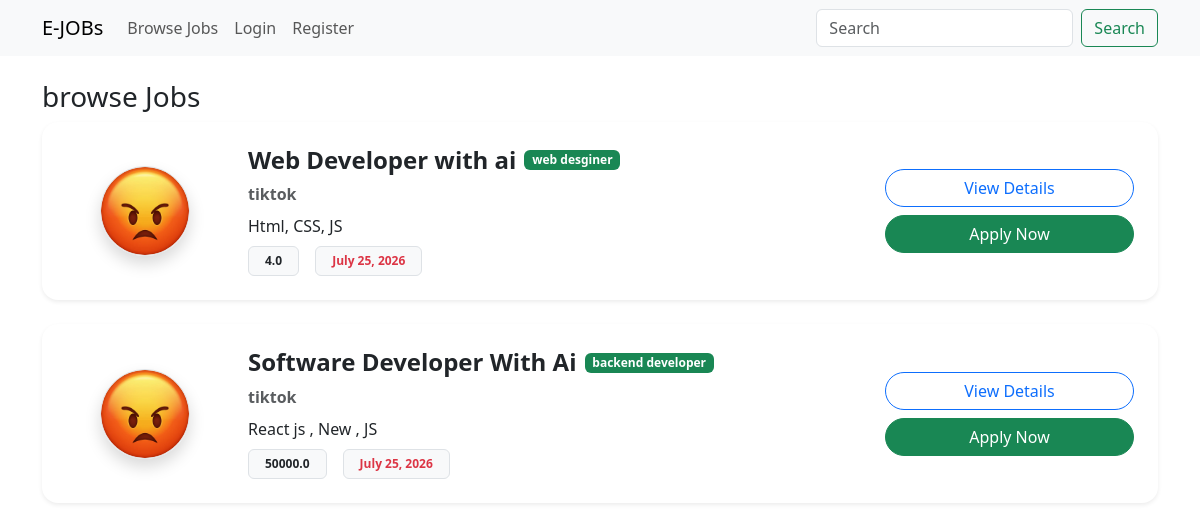
Screenshot of /browse-job/ with the database file from the repository.
### jobportal/models.py (models this page shows, shortened)
class JobPostModel(models.Model):
    posted_by = models.ForeignKey(
        RecruiterProfileModel,
        on_delete=models.CASCADE,
        related_name='job_post_info',
        null=True
    )
    title = models.CharField(max_length=200, null=True)
    number_of_openings = models.PositiveIntegerField(null=True)
    category = models.ForeignKey(
        CategoryModel,
        on_delete=models.CASCADE,
        null=True
    )
    description = models.TextField(null=True)
    skills_set = models.TextField(null=True)
    deadline = models.DateField(null=True)
    salary = models.FloatField(null=True)
    created_at = models.DateField(auto_now_add=True, null=True)
    updated_at = models.DateField(auto_now=True, null=True)

class RecruiterProfileModel(models.Model):
    recruiter = models.OneToOneField(
        User,
        on_delete=models.CASCADE,
        related_name='recruiter_profile',
        null=True
    )
    company_name = models.CharField(max_length=200, null=True)
    address = models.TextField(null=True)
    contact = models.CharField(max_length=20, null=True)
    logo = models.ImageField(upload_to='company_logo', null=True)
    created_at = models.DateField(auto_now_add=True, null=True)
    updated_at = models.DateField(auto_now=True, null=True)

class CategoryModel(models.Model):
    name = models.CharField(max_length=200, null=True)

### jobportal/views.py (the view)
# urls.py: path('browse-job/',browse_job_view, name='browse_job_view'),
def browse_job_view(request):
    current_user = request.user
    if not current_user:
        if current_user.user_type == 'Recruiter':
            job_data = JobPostModel.objects.filter(posted_by = current_user.recruiter_profile)
    job_data = JobPostModel.objects.all()
    context = {
        'job_data': job_data
    }
    return render(request,'browse-jobs.html', context)

### jobportal/templates/browse-jobs.html (shortened to what this page needs)
{% extends 'master/base.html' %}
{% block content %}
    <h3>browse Jobs</h3>
    {% for job in job_data %}
  <div class="card border-0 shadow-sm rounded-4 mb-4 job-card">
    <div class="card-body p-4">
      <div class="row align-items-center">
        <div class="col-lg-2 col-md-3 text-center mb-3 mb-md-0">
          <img src="{{ job.posted_by.logo.url }}"
               alt="{{ job.posted_by.company_name }}"
               class="img-fluid rounded-circle border shadow"
               style="width:90px;height:90px;object-fit:cover;">
        </div>
        <div class="col-lg-7 col-md-6">
          <div class="d-flex align-items-center mb-2">
            <h4 class="fw-bold mb-0 me-2">
              {{ job.title }}
            </h4>
            <span class="badge bg-success">
              {{ job.category.name }}
            </span>
          </div>
          <p class="text-muted mb-2">
            <strong>{{ job.posted_by.company_name }}</strong>
          </p>
          <p class="mb-2">
            {{ job.skills_set }}
          </p>
          <div class="d-flex flex-wrap gap-3">
            <span class="badge bg-light text-dark border px-3 py-2">
              {{ job.salary }}
            </span>
            <span class="badge bg-light text-danger border px-3 py-2">
              {{ job.deadline }}
            </span>
          </div>
        </div>
        <div class="col-lg-3 col-md-3 text-md-end mt-3 mt-md-0">
            <a href=""
              class="btn btn-outline-primary rounded-pill px-4 mb-2 w-100">
                View Details
            </a>
        <a href="{% url 'apply_job_view' job.id %}"
        class="btn btn-success rounded-pill px-4 w-100">
            Apply Now
        </a>
        </div>
      </div>
    </div>
  </div>
  {% endfor %}
{% endblock content %}

### rows the page displays
JobPostModel: posted_by.logo (picture), title "Web Developer with ai", category.name "web desginer", posted_by.company_name "tiktok", skills_set "Html, CSS, JS", salary "4.0", deadline "July 25, 2026"
JobPostModel: posted_by.logo (picture), title "Software Developer With Ai", category.name "backend developer", posted_by.company_name "tiktok", skills_set "React js , New , JS", salary "50000.0", deadline "July 25, 2026"
